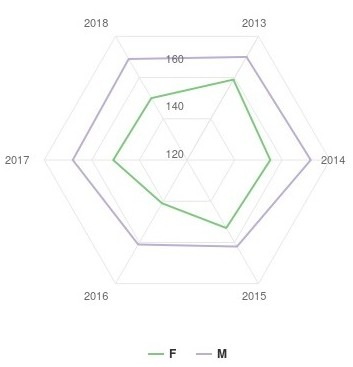
#> input picture Big_Data/Data_viz/Images/im1.jpeg, 353 x 367 px, found by its file name
$ jupyter execute Script_TP2_bis.ipynb
#> lines starting #> are read from the running program, lines starting #| are printed output that depends on the picture
[cell 1]
import matplotlib.image as mpimg
import matplotlib.pyplot as plt
import numpy as np
from sklearn.metrics.cluster import entropy


def rgb2gray(rgb):
    """ convertion d'image en gris """
    return np.dot(rgb[...,:3], [0.299, 0.587, 0.144])

def Entropie (image):
    histogramme = np.histogram(img_1_gris.ravel(),256,[0,256],density=True)[0]
    return sum([-p*(math.log(p,2)) for p in histogramme if p > 0])

def Travailpersonnel(image):

    img_1 = mpimg.imread(image)
#> img_1 is the input picture: shape (367, 353, 3); mean R, G, B 251.7, 252.1, 251.7
    img_1_gris = rgb2gray(img_1)

    plt.figure(1)
    plt.subplot(1, 2, 1)
    plt.imshow(img_1)
    plt.imshow(img_1_gris, cmap = plt.get_cmap('gray'))
    plt.hist(img_1_gris.ravel(),256,[0,256],density=True)

    return entropy(img_1_gris)

[cell 2]
path = "/users/mmath/wade/Bureau/Master_DS/Data_viz/images/im1.jpeg"

Travailpersonnel(path)
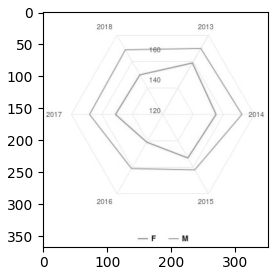
#> figure drawn by matplotlib, 1 panel


$ run again, with Big_Data/Data_viz/Images/im2.jpeg copied over Big_Data/Data_viz/Images/im1.jpeg
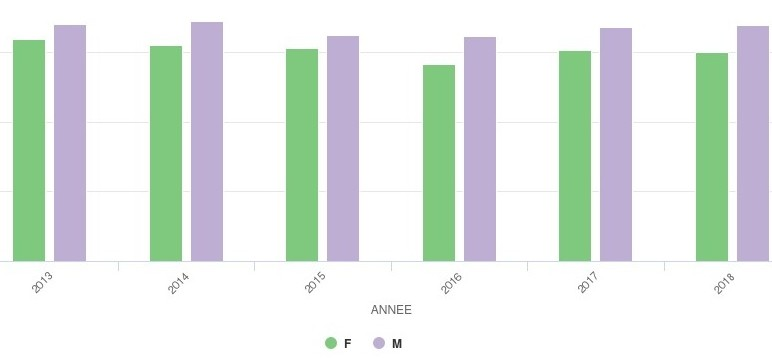
#> input picture Big_Data/Data_viz/Images/im2.jpeg, 772 x 359 px, found by its file name
#> in Travailpersonnel, img_1 is the input picture: shape (359, 772, 3); mean R, G, B 224.9, 233.1, 228
#> in rgb2gray, `return np.dot(rgb[...,:3], [0.299, 0.587, 0.144])`:
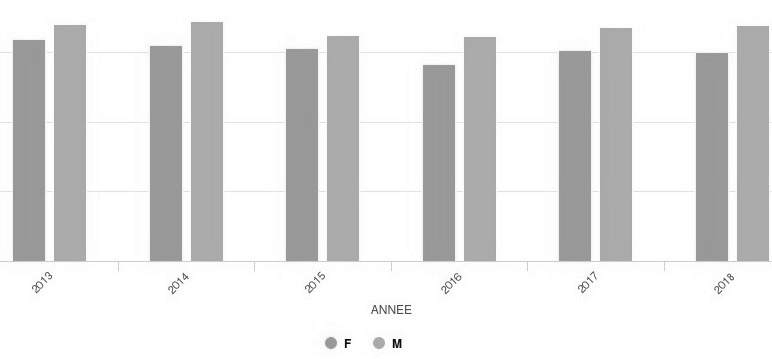
#> returned value: shape (359, 772) float64; min 40.91, max 262.6, mean 236.9; drawn with min black and max white
#> `[cell 2] path = "/users/mmath/wade/Bureau/Master_DS/Data_viz/images/im..`:
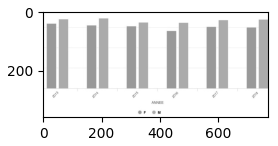
#> figure drawn by matplotlib, 1 panel

$ run again, with Big_Data/Data_viz/Images/im3.jpeg copied over Big_Data/Data_viz/Images/im1.jpeg
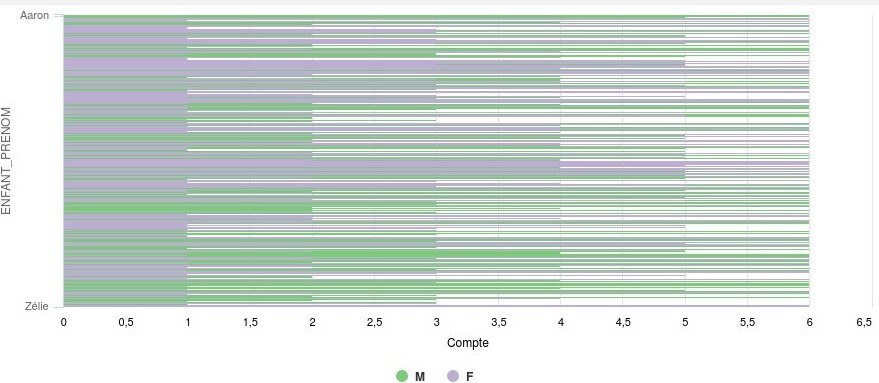
#> input picture Big_Data/Data_viz/Images/im3.jpeg, 879 x 383 px, found by its file name
#> in Travailpersonnel, img_1 is the input picture: shape (383, 879, 3); mean R, G, B 209.6, 219.6, 214.4
#> in rgb2gray, `return np.dot(rgb[...,:3], [0.299, 0.587, 0.144])`:
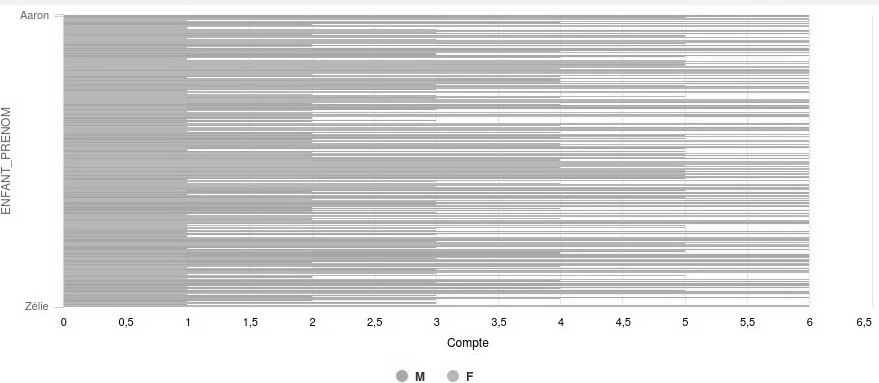
#> returned value: shape (383, 879) float64; min 0, max 262.6, mean 222.4; drawn with min black and max white
#> `[cell 2] path = "/users/mmath/wade/Bureau/Master_DS/Data_viz/images/im..`:
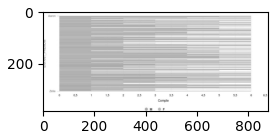
#> figure drawn by matplotlib, 1 panel

$ run again, with Big_Data/Data_viz/Images/im4.jpeg copied over Big_Data/Data_viz/Images/im1.jpeg
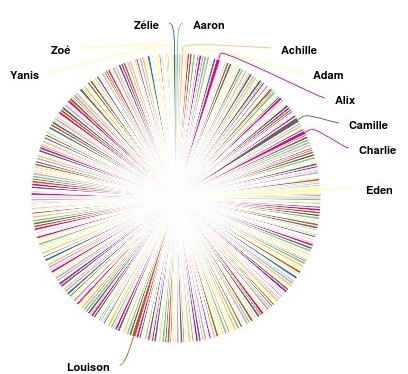
#> input picture Big_Data/Data_viz/Images/im4.jpeg, 408 x 374 px, found by its file name
#> in Travailpersonnel, img_1 is the input picture: shape (374, 408, 3); mean R, G, B 241.8, 238.5, 236.5
#> in rgb2gray, `return np.dot(rgb[...,:3], [0.299, 0.587, 0.144])`:
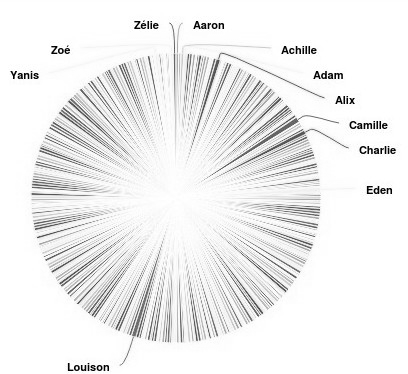
#> returned value: shape (374, 408) float64; min 0, max 262.6, mean 246.3; drawn with min black and max white
#> `[cell 2] path = "/users/mmath/wade/Bureau/Master_DS/Data_viz/images/im..`:
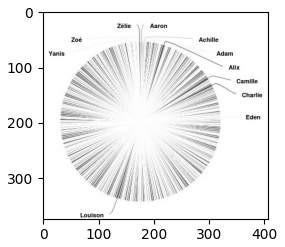
#> figure drawn by matplotlib, 1 panel
